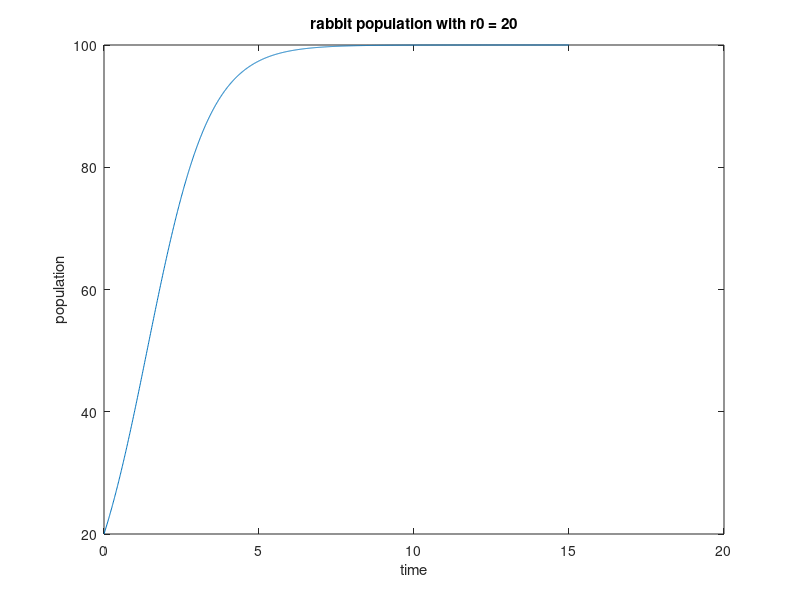
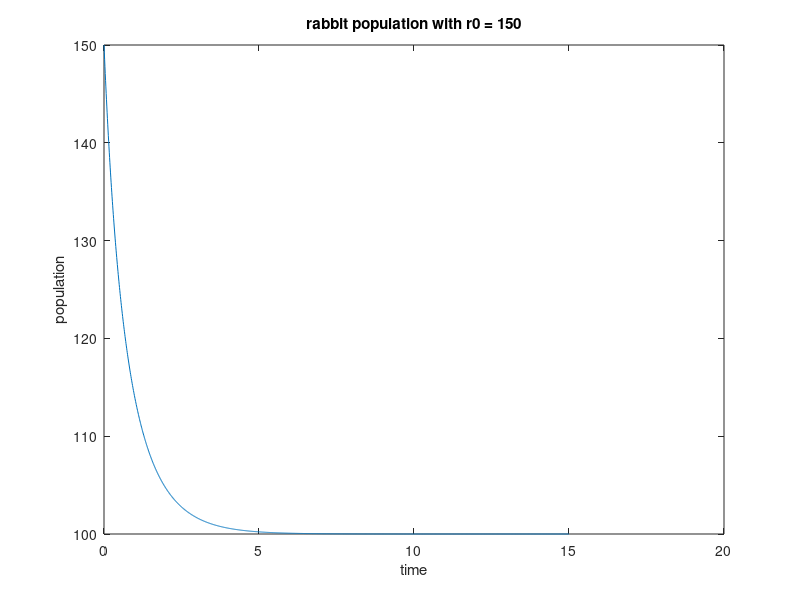
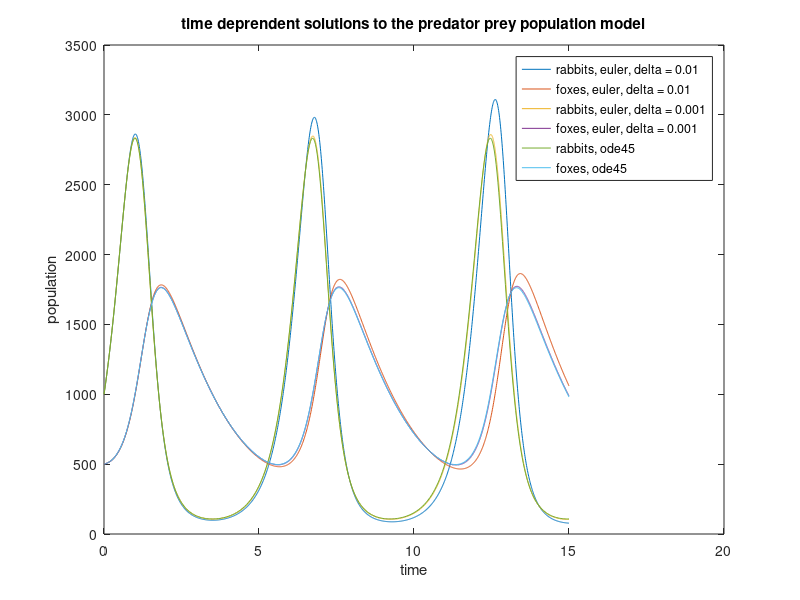
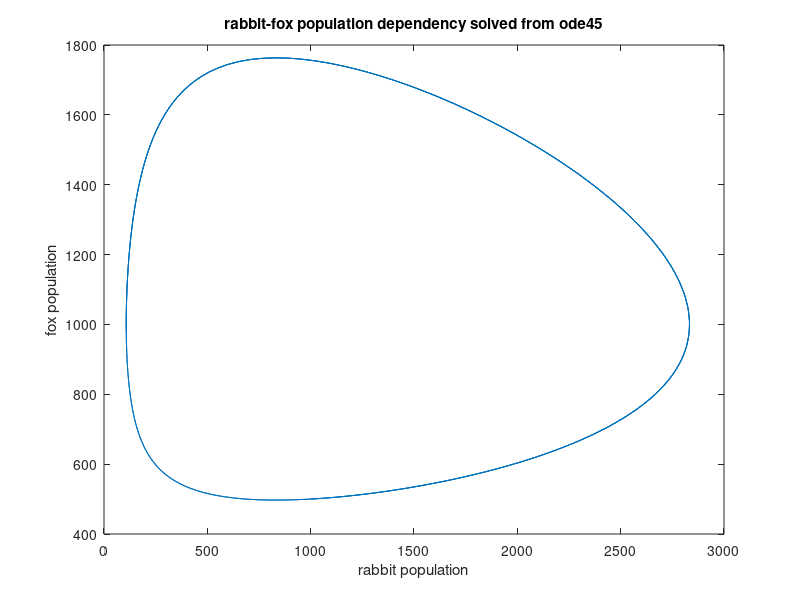

Recreate these plots in MATLAB, in order.
function population_models_driver
% population_models_driver
% generates and plots data for the logistic growth model and predator-prey
% model
% Inputs: None
% Outputs: None
% Quan Le, CAAM 210, Fall 2019, Project 04
% Last Modified: October 14, 2019


% assignment secion (Ra) and (Rb)
LGMplotter

% assignment sections (RFa) (RFb) (RFc) (RFd)
PPplots

% Comments (RFb)

% The time-dependent solution of any initial rabbit poplulation will
% approach K, the carrying capacity


% Comments (RFc)

% The figure demostrates the rise and fall of the rabbit and fox
% populations. Note that the extrema of one graph is almost always at the
% extrema of the derivative of the other. 

% It demonstrates the complexity of the system: both populations rise, but
% at a certain threshold, the population of the foxes reaches its greatest
% growth and the rabbits peak. Then, the rabbits sharply decline, while the
% foxes peak. The low rabbit population continues to create a decline in
% the fox population, until there are few enough foxes for the rabbit
% population to grow again. And thus, the cycle continues.

% With regards to the different methods, it is clear that euler's method
% with a smaller delta best approximates the curve generated by ode45,
% while euler's method with the larger method is more deviant.


% Comments (RFd)

% The solution to the population model is both stable and cyclical, as it
% loops upon itself, to infinity. 

% It is the same data as part (RFc), but
% the time dependency has been removed. Thus, all possible population
% states are shown.
end



function [x,y]= LGM(R0) % Logistic Growth Model
% [x,y]= LGM(R0)
% generates data for the logistic growth model
% Inputs: R0, the initial condition for the differential equation In terms 
%             of the model, it is the initial population of rabbits
% Outputs: x, the time over which the solution is found
%          y, the actual population of the rabbits


% initials and constants
K = 100; r = 1; delta = 0.01;
% generate points using euler's method
x = 0:delta:15; % domain
for point = x
    % for x0
    if point == 0
        y = R0;
        R = R0;
        dy = r*R0*(1-R0/K);
    % for all other x
    else
        R = R + delta*dy;
        y = [y, R];
        dy = r*R*(1-R/K);
    end
end
end



function LGMplotter % Plots LGM
% LGMplotter
% Uses LGM to generate data for different R0, then graphs the two solutions
% Inputs: None
% Outputs: None


% Plots the time variance of the logistic growth model, r0 = 20
[x1,y1] = LGM(20);
% Figure 1
figure(1)
plot(x1,y1)
title("rabbit population with r0 = 20")
xlabel("time")
ylabel("population")

% Plots the time variance of the logistic growth model, r0 = 150
[x2, y2] = LGM(150);
% Figure 2
figure(2)
plot(x2,y2)
title("rabbit population with r0 = 150")
xlabel("time")
ylabel("population")
end 



function [t, setR, setF] = pred_prey(delta) % Predator-Prey system, euler's
% [t, setR, setF] = pred_prey(delta)
% Uses euler's method and a given delta to generate the two solutions for
% the predator-prey population model
% Inputs: delta, the time increment for euler's method
% Outputs: t, the vector domain of the solution generated, correspods to 
%             the time sample
%          setR, the vector of rabbit populations, with respect to time
%          setF, the vector of fox populations, with respect to time


% initial values and constants
k1=3; k2=3e-3; k3=6e-4; k4=0.5; 
R0=1000; F0=500;
% initialize domain
t = 0:delta:15;
% begin euler's method
for point = t
    if point == 0
        setR = R0; % initialize sets of data
        setF = F0;
        R = R0; % initialize value
        F = F0;
        dR = k1*R0 - k2*R0*F0; % initialize derivative steps
        dF = k3*R0*F0 - k4*F0;
    else
        R = R + delta*dR; 
        setR = [setR, R];
        F = F + delta*dF;
        setF = [setF, F];
        dR = k1*R - k2*R*F;
        dF = k3*R*F - k4*F;
    end
end
end



function [t,r,f] = ode_method % predator-prey system, ode45
% [t,r,f] = ode_method
% Uses ode45 to find the solution to the predator-prey system, based on
% pre-specified initial conditions
% Inputs: None
% Outputs: t, the vector domain of the solution generated, correspods to 
%             the time sample
%          r, the vector of rabbit populations, with respect to time
%          f, the vector of fox populations, with respect to time


% initialize constants
k1=3; k2=3e-3; k3=6e-4; k4=0.5; 
tspan = [0 15];
% initial conditions
r0 = 1000;
f0 = 500;
i0 = [r0;f0];
% define the system of equations
odefun = @(t,Y) [k1*Y(1)-k2*Y(1)*Y(2);
                k3*Y(1)*Y(2)-k4*Y(2)];

% note that we will let Y(1) equal to the rabbit pop, with the Y(2) being
% the fox pop

options = odeset('RelTol', 1e-6); % precision of model
[t, rf] = ode45(odefun,tspan,i0,options); % generates the actual data
% splits the data set to r and f
r = rf(:,1);    f = rf(:,2);

end



function PPplots
% PPplots
% Generates all data for all methods of solving the predator-prey system,
% and plots them all
% Inputs: None
% Outputs: None

[t1, R1, F1] = pred_prey(0.01); % generates euler data, delta=0.01
[t2, R2, F2] = pred_prey(0.001); % generates euler data, delta=0.001
[t3,r,f] = ode_method; % generates ode45 data

% plots all solutions to the pred-prey system
figure(3)
plot(t1,R1,t1,F1,t2,R2,t2,F2,t3,r,t3,f)
labels = ["rabbits, euler, delta = 0.01";
          "foxes, euler, delta = 0.01";
          "rabbits, euler, delta = 0.001";
          "foxes, euler, delta = 0.001";
          "rabbits, ode45";
          "foxes, ode45"];
legend(labels)
title("time deprendent solutions to the predator prey population model")
xlabel("time")
ylabel("population")


% assignment section (RFd)
figure(4)
plot(r,f)
title("rabbit-fox population dependency solved from ode45")
xlabel("rabbit population")
ylabel("fox population")

end
